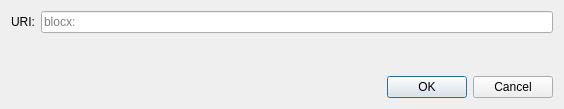
<?xml version="1.0" encoding="UTF-8"?>
<ui version="4.0">
 <class>OpenURIDialog</class>
 <widget class="QDialog" name="OpenURIDialog">
  <property name="geometry">
   <rect>
    <x>0</x>
    <y>0</y>
    <width>564</width>
    <height>109</height>
   </rect>
  </property>
  <property name="windowTitle">
   <string>Open URI</string>
  </property>
  <layout class="QVBoxLayout" name="verticalLayout">
   <item>
    <layout class="QHBoxLayout" name="horizontalLayout">
     <item>
      <widget class="QLabel" name="label">
       <property name="text">
        <string>URI:</string>
       </property>
      </widget>
     </item>
     <item>
      <widget class="QValidatedLineEdit" name="uriEdit">
       <property name="placeholderText">
        <string notr="true">blocx:</string>
       </property>
      </widget>
     </item>
    </layout>
   </item>
   <item>
    <spacer name="verticalSpacer">
     <property name="orientation">
      <enum>Qt::Vertical</enum>
     </property>
     <property name="sizeHint" stdset="0">
      <size>
       <width>20</width>
       <height>40</height>
      </size>
     </property>
    </spacer>
   </item>
   <item>
    <widget class="QDialogButtonBox" name="buttonBox">
     <property name="orientation">
      <enum>Qt::Horizontal</enum>
     </property>
     <property name="standardButtons">
      <set>QDialogButtonBox::Cancel|QDialogButtonBox::Ok</set>
     </property>
    </widget>
   </item>
  </layout>
 </widget>
 <customwidgets>
  <customwidget>
   <class>QValidatedLineEdit</class>
   <extends>QLineEdit</extends>
   <header>qt/qvalidatedlineedit.h</header>
  </customwidget>
 </customwidgets>
 <resources/>
 <connections>
  <connection>
   <sender>buttonBox</sender>
   <signal>accepted()</signal>
   <receiver>OpenURIDialog</receiver>
   <slot>accept()</slot>
   <hints>
    <hint type="sourcelabel">
     <x>248</x>
     <y>254</y>
    </hint>
    <hint type="destinationlabel">
     <x>157</x>
     <y>274</y>
    </hint>
   </hints>
  </connection>
  <connection>
   <sender>buttonBox</sender>
   <signal>rejected()</signal>
   <receiver>OpenURIDialog</receiver>
   <slot>reject()</slot>
   <hints>
    <hint type="sourcelabel">
     <x>316</x>
     <y>260</y>
    </hint>
    <hint type="destinationlabel">
     <x>286</x>
     <y>274</y>
    </hint>
   </hints>
  </connection>
 </connections>
</ui>
